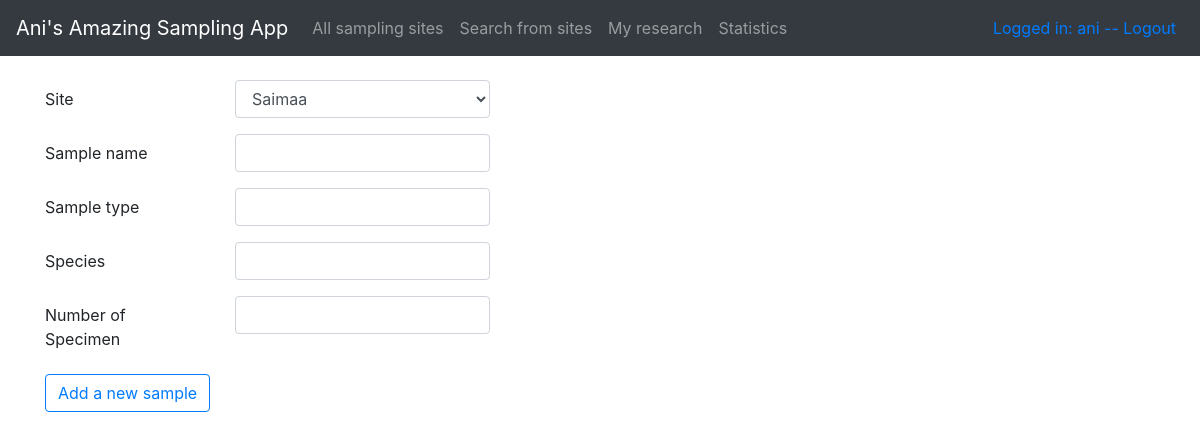
/samples/new/2 (signed in), run on an earlier commit of the app's database.
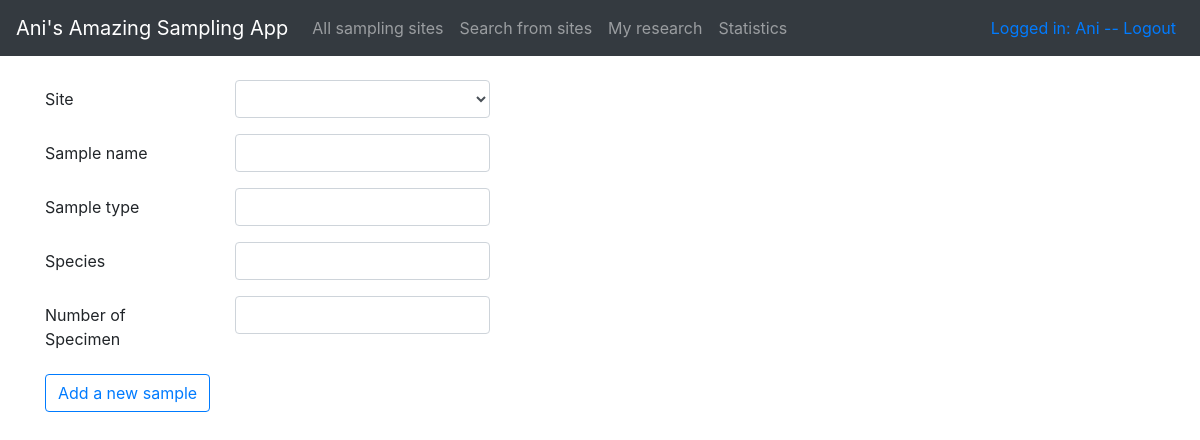
And on a later commit of the database.
### application/auth/models.py (models this page shows, shortened)
class User(Base):
    __tablename__="account"
    name = db.Column(db.String(144), nullable=False)
    username = db.Column(db.String(144), nullable=False)
    password = db.Column(db.String(144), nullable=False)
    mysites = db.relationship("Site", cascade="all, delete-orphan", secondary=users_sites,
        backref=db.backref('mysites', lazy='dynamic'), single_parent=True)
    mysamples = db.relationship("Sample", cascade="all, delete-orphan", secondary=users_samples,
        backref=db.backref('mysites', lazy='dynamic'), single_parent=True)

### application/samples/views.py (the view)
@app.route("/samples/new/<site_id>", methods=["GET"])
@login_required()
def samples_form(site_id):
    form = AddSampleForm()
    form.site_id.choices = [(g.id, g.name) for g in Site.query.order_by(Site.name).all()]
    form.site_id.data=int(site_id)
    return render_template("samples/new.html", form = form)

### application/samples/forms.py
class AddSampleForm(FlaskForm):
    site_id = SelectField("Site", coerce=int)
    samplename = StringField("Sample name", [validators.Length(min=2, max=20)])
    sampletype = StringField("Sample type", [validators.Length(min=2, max=20)])
    species = StringField("Species", [validators.Length(min=2, max=40)])
    amount = StringField("Number of Specimen", [validators.Length(min=1, max=4)])
    class Meta:
        csrf = False

### application/__init__.py (called while the page is built)
def login_required(role="ANY"):
    def wrapper(fn):
        @wraps(fn)
        def decorated_view(*args, **kwargs):
            if not current_user:
                return login_manager.unauthorized()
            if not current_user.is_authenticated:
                return login_manager.unauthorized()
            unauthorized = False
            if role != "ANY":
                unauthorized = True
                for user_role in current_user.roles():
                    if user_role == role:
                        unauthorized = False
                        break
            if unauthorized:
                return login_manager.unauthorized()
            return fn(*args, **kwargs)
        return decorated_view
    return wrapper

### application/templates/samples/new.html (shortened to what this page needs)
{% extends "layout.html" %}
{% block body %}
<form method="POST" action="{{ url_for('samples_create') }}">
  <div class="form-group row">
    <label for="siteName" class="col-sm-2 col-form-label">Site</label>
    <div class="col-3">
      {{ form.site_id(class="form-control") }}
    </div>
    <div>
    </div>
  </div>
  <div class="form-group row">
    <label for="sampleName" class="col-sm-2 col-form-label">Sample name</label>
    <div class="col-3">
      {{ form.samplename(class="form-control") }}
    </div>
    <div>
    </div>
  </div>
  <div class="form-group row">
    <label for="sampleType" class="col-sm-2 col-form-label">Sample type</label>
    <div class="col-3">
      {{ form.sampletype(class="form-control") }}
    </div>
    <div>
    </div>
  </div>
  <div class="form-group row">
    <label for="sampleSpecies" class="col-sm-2 col-form-label">Species</label>
    <div class="col-3">
      {{ form.species(class="form-control") }}
    </div>
    <div>
    </div>
  </div>
  <div class="form-group row">
    <label for="sampleAmount" class="col-sm-2 col-form-label">Number of Specimen</label>
    <div class="col-3">
      {{ form.amount(class="form-control") }}
    </div>
    <div>
    </div>
  </div>
  <div class="form-group row">
    <div class="col-3">
      <input type="submit" value="Add a new sample" class="btn btn-outline-primary" />
    </div>
  </div>
</form>
{% endblock %}

### application/templates/layout.html (shortened to what this page needs)
<!DOCTYPE html>
<html>
<head>
  <link rel="stylesheet" href="https://maxcdn.bootstrapcdn.com/bootstrap/4.0.0/css/bootstrap.min.css"
>
</head>
<body>
  <nav class="navbar navbar-expand-md navbar-dark bg-dark mb-4">
    <a class="navbar-brand" href={{ url_for('index') }}>Ani's Amazing Sampling App</a>
    <div class="collapse navbar-collapse" id="navbarCollapse">
      <ul class="navbar-nav mr-auto">
        <li class="nav-item">
          <a class="nav-link" href="{{ url_for('sites_index') }} ">All sampling sites</a>
        </li>
        <li class="nav-item">
          <a class="nav-link" href="{{ url_for('sites_search') }}">Search from sites</a>
        </li>
        {% if current_user.is_authenticated %}
        <li class="nav-item">
          <a class="nav-link" href="{{ url_for('auth_account') }} ">My research</a>
        </li>
        <li class="nav-item">
          <a class="nav-link" href="{{ url_for('see_statistics') }} ">Statistics</a>
        </li>
        {% endif %}
      </ul>
      <div class="form-inline mt-2 mt-md-0 ml-auto">
        <ul class="navbar-nav ml-auto">
          <li class="nav-item active px-2">
            {% if current_user.is_authenticated %}
            <a href="{{ url_for('auth_logout') }}">Logged in: {{ current_user.name }} -- Logout</a>
            {% else %}
            <a href="{{ url_for('auth_login') }}">Login</a>
          </li>
          <li class="nav-item active px-2">
            <a href="{{ url_for('auth_form') }}">Create a new account</a>
          </li>
          {% endif %}
        </ul>
      </div>
  </nav>
  <main role="main" class="container">
    {% block body %}{% endblock %}
  </main>
</body>
</html>

What changed in the data, as far as the page shows it:
changed User: name "ani" → "Ani"
Also different on the page:
form field site_id: "Saimaa" → (not shown)
